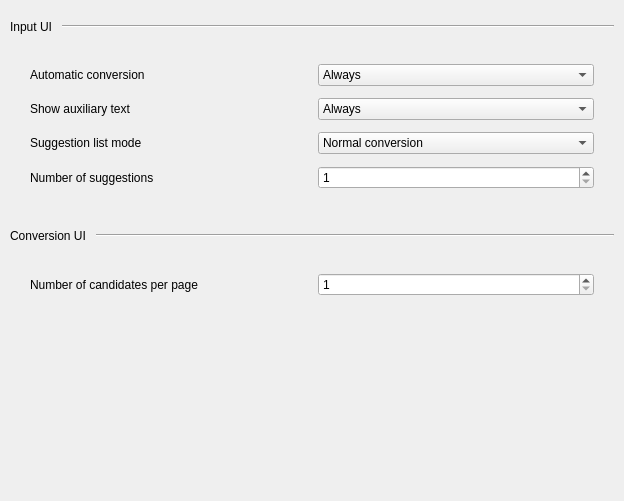
         <widget class="QWidget" name="userInterfaceTabScrollContents">
          <property name="geometry">
           <rect>
            <x>0</x>
            <y>0</y>
            <width>624</width>
            <height>501</height>
           </rect>
          </property>
          <layout class="QVBoxLayout" name="userInterfaceTabScrollContentsLayout">
           <property name="spacing">
            <number>10</number>
           </property>
           <property name="leftMargin">
            <number>10</number>
           </property>
           <property name="topMargin">
            <number>10</number>
           </property>
           <property name="rightMargin">
            <number>10</number>
           </property>
           <property name="bottomMargin">
            <number>10</number>
           </property>
           <item>
            <layout class="QHBoxLayout" name="inputUIHeader">
             <property name="topMargin">
              <number>10</number>
             </property>
             <property name="bottomMargin">
              <number>10</number>
             </property>
             <item>
              <widget class="QLabel" name="inputUILabel">
               <property name="text">
                <string>Input UI</string>
               </property>
              </widget>
             </item>
             <item>
              <widget class="Line" name="inputUILine">
               <property name="sizePolicy">
                <sizepolicy hsizetype="Expanding" vsizetype="Fixed">
                 <horstretch>0</horstretch>
                 <verstretch>0</verstretch>
                </sizepolicy>
               </property>
               <property name="orientation">
                <enum>Qt::Orientation::Horizontal</enum>
               </property>
              </widget>
             </item>
            </layout>
           </item>
           <item>
            <layout class="QGridLayout" name="inputUIGrid">
             <property name="leftMargin">
              <number>20</number>
             </property>
             <property name="topMargin">
              <number>10</number>
             </property>
             <property name="rightMargin">
              <number>20</number>
             </property>
             <property name="bottomMargin">
              <number>20</number>
             </property>
             <property name="spacing">
              <number>12</number>
             </property>
             <item row="0" column="0">
              <widget class="QLabel" name="autoConvertionLabel">
               <property name="minimumSize">
                <size>
                 <width>200</width>
                 <height>0</height>
                </size>
               </property>
               <property name="text">
                <string>Automatic conversion</string>
               </property>
              </widget>
             </item>
             <item row="0" column="1">
              <widget class="QComboBox" name="autoConvertion">
               <item>
                <property name="text">
                 <string>Always</string>
                </property>
               </item>
               <item>
                <property name="text">
                 <string>For multi-character input only</string>
                </property>
               </item>
               <item>
                <property name="text">
                 <string>Disabled</string>
                </property>
               </item>
              </widget>
             </item>
             <item row="1" column="0">
              <widget class="QLabel" name="auxiliaryTextLabel">
               <property name="minimumSize">
                <size>
                 <width>200</width>
                 <height>0</height>
                </size>
               </property>
               <property name="text">
                <string>Show auxiliary text</string>
               </property>
              </widget>
             </item>
             <item row="1" column="1">
              <widget class="QComboBox" name="auxiliaryText">
               <item>
                <property name="text">
                 <string>Always</string>
                </property>
               </item>
               <item>
                <property name="text">
                 <string>When cursor not at end</string>
                </property>
               </item>
               <item>
                <property name="text">
                 <string>Disabled</string>
                </property>
               </item>
              </widget>
             </item>
             <item row="2" column="0">
              <widget class="QLabel" name="suggestionListLabel">
               <property name="minimumSize">
                <size>
                 <width>200</width>
                 <height>0</height>
                </size>
               </property>
               <property name="text">
                <string>Suggestion list mode</string>
               </property>
              </widget>
             </item>
             <item row="2" column="1">
              <widget class="QComboBox" name="suggestionList">
               <item>
                <property name="text">
                 <string>Normal conversion</string>
                </property>
               </item>
               <item>
                <property name="text">
                 <string>Predictive conversion</string>
                </property>
               </item>
               <item>
                <property name="text">
                 <string>Disabled</string>
                </property>
               </item>
              </widget>
             </item>
             <item row="3" column="0">
              <widget class="QLabel" name="numSuggestionLabel">
               <property name="minimumSize">
                <size>
                 <width>200</width>
                 <height>0</height>
                </size>
               </property>
               <property name="text">
                <string>Number of suggestions</string>
               </property>
              </widget>
             </item>
             <item row="3" column="1">
              <widget class="QSpinBox" name="numSuggestion">
               <property name="minimum">
                <number>1</number>
               </property>
               <property name="maximum">
                <number>10</number>
               </property>
              </widget>
             </item>
            </layout>
           </item>
           <item>
            <layout class="QHBoxLayout" name="convertionUIHeader">
             <property name="topMargin">
              <number>10</number>
             </property>
             <property name="bottomMargin">
              <number>10</number>
             </property>
             <item>
              <widget class="QLabel" name="convertionUILabel">
               <property name="text">
                <string>Conversion UI</string>
               </property>
              </widget>
             </item>
             <item>
              <widget class="Line" name="convertionUILine">
               <property name="sizePolicy">
                <sizepolicy hsizetype="Expanding" vsizetype="Fixed">
                 <horstretch>0</horstretch>
                 <verstretch>0</verstretch>
                </sizepolicy>
               </property>
               <property name="orientation">
                <enum>Qt::Orientation::Horizontal</enum>
               </property>
              </widget>
             </item>
            </layout>
           </item>
           <item>
            <layout class="QGridLayout" name="conversionUIGrid">
             <property name="leftMargin">
              <number>20</number>
             </property>
             <property name="topMargin">
              <number>10</number>
             </property>
             <property name="rightMargin">
              <number>20</number>
             </property>
             <property name="bottomMargin">
              <number>20</number>
             </property>
             <property name="spacing">
              <number>12</number>
             </property>
             <item row="0" column="0">
              <widget class="QLabel" name="numCandidatesPerPageLabel">
               <property name="minimumSize">
                <size>
                 <width>200</width>
                 <height>0</height>
                </size>
               </property>
               <property name="text">
                <string>Number of candidates per page</string>
               </property>
              </widget>
             </item>
             <item row="0" column="1">
              <widget class="QSpinBox" name="numCandidatesPerPage">
               <property name="minimum">
                <number>1</number>
               </property>
               <property name="maximum">
                <number>10</number>
               </property>
              </widget>
             </item>
            </layout>
           </item>
           <item>
            <spacer name="interfaceTabBottomSpacer">
             <property name="orientation">
              <enum>Qt::Orientation::Vertical</enum>
             </property>
             <property name="sizeHint" stdset="0">
              <size>
               <width>20</width>
               <height>76</height>
              </size>
             </property>
            </spacer>
           </item>
          </layout>
         </widget>
